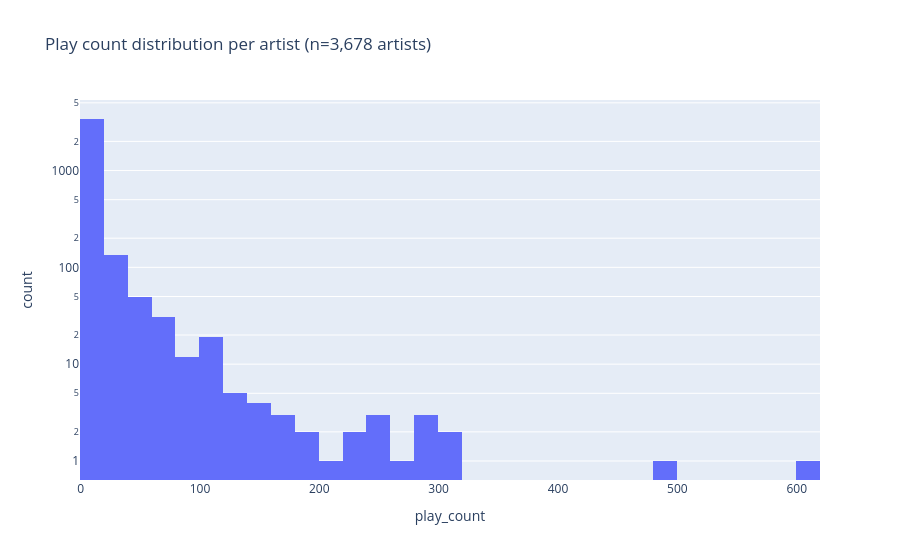

The notebook cell this image was saved under:
### Code cell
# Quick look at the long tail — most artists in your library are heard once or twice
fig = px.histogram(
    by_artist, x='play_count', log_y=True,
    title=f'Play count distribution per artist (n={len(by_artist):,} artists)',
    nbins=50,
)
fig.show()

print(f'Artists played only once: {(by_artist["play_count"] == 1).sum():,}')
print(f'Artists played 10+ times: {(by_artist["play_count"] >= 10).sum():,}')

### Figure 1 — Plotly figure (JSON) as saved in the notebook; plotly's stock layout.template omitted (floating-point values rounded to 4 significant figures; data arrays with more than 128 entries replaced by an {"elided": "..."} marker saying what was removed)
{"data": [{"bingroup": "x", "hovertemplate": "play_count=%{x}<br>count=%{y}<extra></extra>", "legendgroup": "", "marker": {"color": "#636efa", "pattern": {"shape": ""}}, "name": "", "nbinsx": 50, "orientation": "v", "showlegend": false, "type": "histogram", "x": {"elided": "3678 int values"}, "xaxis": "x", "yaxis": "y"}], "layout": {"barmode": "relative", "legend": {"tracegroupgap": 0}, "title": {"text": "Play count distribution per artist (n=3,678 artists)"}, "xaxis": {"anchor": "y", "domain": [0, 1], "title": {"text": "play_count"}}, "yaxis": {"anchor": "x", "domain": [0, 1], "title": {"text": "count"}, "type": "log"}}}
